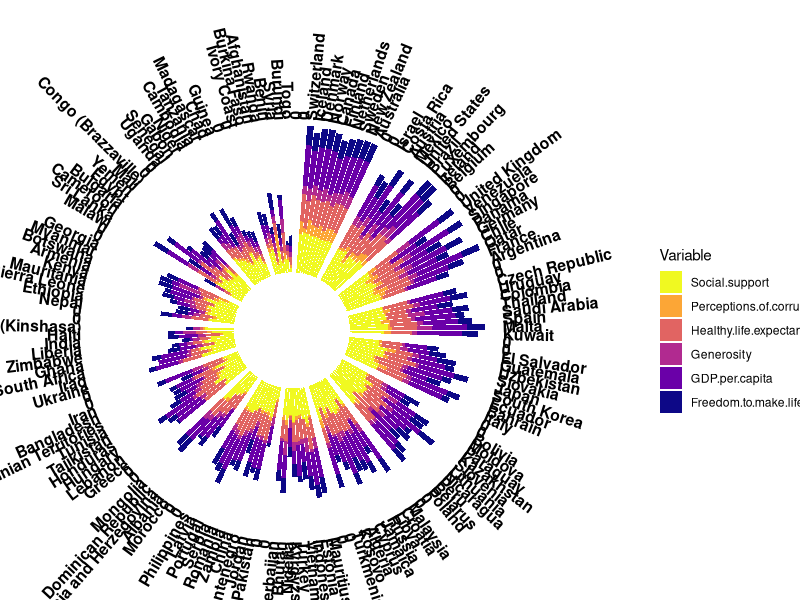
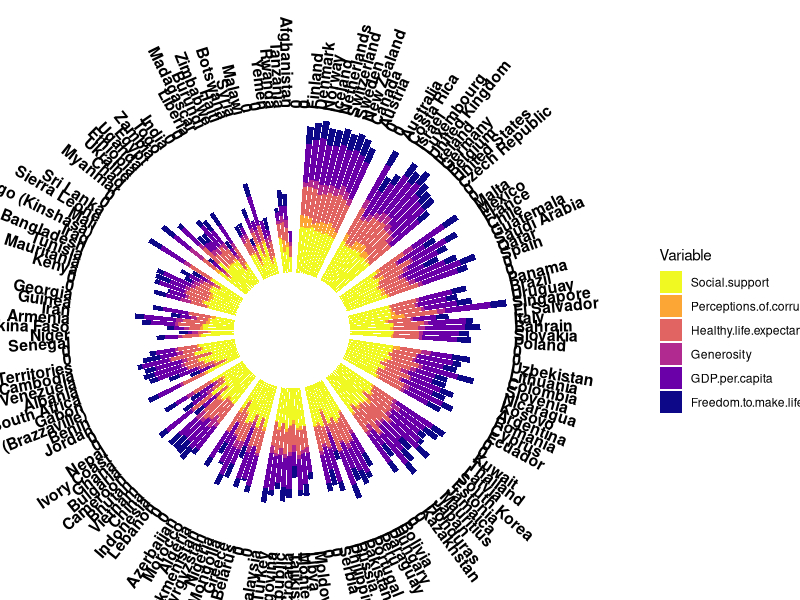

Generate these figures, in order, with R:
## ---- chunk 1
knitr::opts_chunk$set(echo = TRUE)
library(dplyr)
library(tidyverse)
library(viridis)
library(ggrepel)

## ---- chunk 2
# reading in the data
data = read.csv("WorldHappinessData.csv")


# Making the data longer
data_longer <- data  %>%
  pivot_longer(c(`GDP.per.capita`, `Social.support`,`Healthy.life.expectancy`, `Freedom.to.make.life.choices`, `Perceptions.of.corruption`, `Generosity`),
               names_to = "Variable", values_to = "Value")



## ---- chunk 3

#  sorting the data in descending score order and adding a group variable which sorts all the data into top 10, top 20, top 30... etc
dataa = data_longer  %>%
  filter(year == 2015) %>%
  arrange(desc(Score)) %>%
  mutate(group = 10*(Overall.rank%/%10 + as.logical(Overall.rank%%10)))


# Finding the number of variables that we will be using in our bar graph and adding in blank bars between ranking groups
spaces=2
nObsType <- nlevels(as.factor(dataa$Variable))
to_add = data.frame( matrix(data=0, nrow=spaces*length(unique(dataa$group))*nObsType, ncol=ncol(dataa)) )
colnames(to_add) = colnames(dataa)
to_add$group=rep(unique(dataa$group), each=spaces*nObsType )
to_add$Variable = NA
dataa=rbind(dataa, to_add)
dataa=dataa %>% arrange(group, Overall.rank)
dataa$id=rep( seq(1, nrow(dataa)/nObsType) , each=nObsType)



# Creating data for labeling use
label_data <- dataa  %>%
  group_by(id, Country.or.region) %>% 
  summarize(tot=sum(Value))
number_of_bar <- nrow(label_data)
angle <- 90 - 360 * (label_data$id-0.5) /number_of_bar 
label_data$hjust <- ifelse( angle < -90, 1, 0)
label_data$angle <- ifelse(angle < -90, angle+180, angle)

# Creating the graph --- labels in a big circle
ggplot(dataa) +
  geom_bar(aes(x=as.factor(id), y=Value*10, fill = Variable), stat="identity") +
  scale_fill_manual(values = viridis(6, direction = -1, option = "plasma"), breaks=c("Social.support", "Perceptions.of.corruption", "Healthy.life.expectancy", "Generosity", "GDP.per.capita", "Freedom.to.make.life.choices")) +
  ylim(-20, 75) +
  theme_minimal() +
  theme(
    axis.text = element_blank(),
    axis.title = element_blank(),
    panel.grid = element_blank(),
    plot.margin = unit(rep(-2,4), "cm")
  ) +
  coord_polar(start=0) +
  geom_text(data=label_data, aes(x=as.factor(id), y=(max(tot)*10)+2, label=Country.or.region, hjust=hjust), color="black", fontface="bold", size=4, angle=label_data$angle, inherit.aes = F) +
  ggtitle("The Importance of Each Contributing Category \nAmong Countries By Overall Happiness Rank in 2015") +
  theme(plot.title = element_text(hjust = 0.5, size = 20))


## ---- chunk 4

#  sorting the data in descending score order and adding a group variable which sorts all the data into top 10, top 20, top 30... etc
dataa = data_longer  %>%
  filter(year == 2019) %>%
  arrange(desc(Score)) %>%
  mutate(group = 10*(Overall.rank%/%10 + as.logical(Overall.rank%%10)))

# Finding the number of variables that we will be using in our bar graph and adding in blank bars between ranking groups
spaces=2
nObsType <- nlevels(as.factor(dataa$Variable))
to_add = data.frame( matrix(data=0, nrow=spaces*length(unique(dataa$group))*nObsType, ncol=ncol(dataa)) )
colnames(to_add) = colnames(dataa)
to_add$group=rep(unique(dataa$group), each=spaces*nObsType )
to_add$Variable = NA
dataa=rbind(dataa, to_add)
dataa=dataa %>% arrange(group, Overall.rank)
dataa$id=rep( seq(1, nrow(dataa)/nObsType) , each=nObsType)



# Creating data for labeling use
label_data <- dataa  %>%
  group_by(id, Country.or.region) %>% 
  summarize(tot=sum(Value))
number_of_bar <- nrow(label_data)
angle <- 90 - 360 * (label_data$id-0.5) /number_of_bar 
label_data$hjust <- ifelse( angle < -90, 1, 0)
label_data$angle <- ifelse(angle < -90, angle+180, angle)

# Creating the graph --- labels in a big circle
ggplot(dataa) +
  geom_bar(aes(x=as.factor(id), y=Value*10, fill = Variable), stat="identity") +
  scale_fill_manual(values = viridis(6, direction = -1, option = "plasma"), breaks=c("Social.support", "Perceptions.of.corruption", "Healthy.life.expectancy", "Generosity", "GDP.per.capita", "Freedom.to.make.life.choices"))+
  ylim(-20, 75) +
  theme_minimal() +
  theme(
    axis.text = element_blank(),
    axis.title = element_blank(),
    panel.grid = element_blank(),
    plot.margin = unit(rep(-2,4), "cm")
  ) +
  coord_polar(start=0) +
  geom_text(data=label_data, aes(x=as.factor(id), y=(max(tot)*10)+2, label=Country.or.region, hjust=hjust), color="black", fontface="bold", size=4, angle=label_data$angle, inherit.aes = F)+
  ggtitle("The Importance of Each Contributing Category \nAmong Countries By Overall Happiness Rank in 2019") +
  theme(plot.title = element_text(hjust = 0.5, size = 20))

